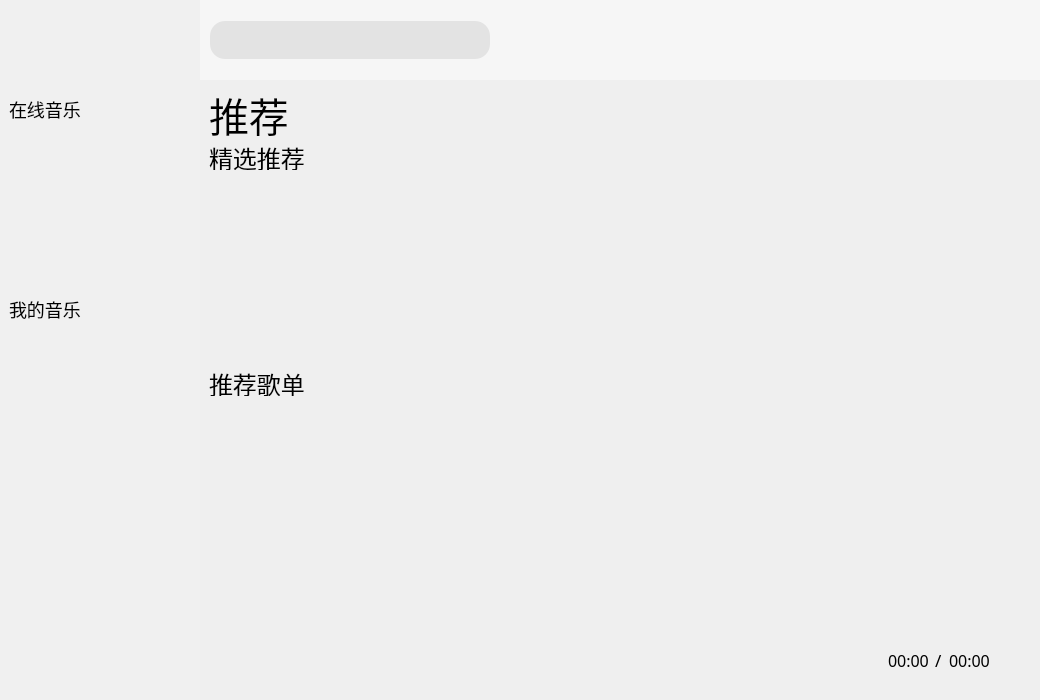
<?xml version="1.0" encoding="UTF-8"?>
<ui version="4.0">
 <class>MusicPlayer</class>
 <widget class="QWidget" name="MusicPlayer">
  <property name="geometry">
   <rect>
    <x>0</x>
    <y>0</y>
    <width>1040</width>
    <height>700</height>
   </rect>
  </property>
  <property name="windowTitle">
   <string>MusicPlayer</string>
  </property>
  <property name="styleSheet">
   <string notr="true"/>
  </property>
  <layout class="QHBoxLayout" name="horizontalLayout">
   <property name="leftMargin">
    <number>0</number>
   </property>
   <property name="topMargin">
    <number>0</number>
   </property>
   <property name="rightMargin">
    <number>0</number>
   </property>
   <property name="bottomMargin">
    <number>0</number>
   </property>
   <item>
    <widget class="QWidget" name="background" native="true">
     <property name="styleSheet">
      <string notr="true"/>
     </property>
     <layout class="QVBoxLayout" name="verticalLayout">
      <property name="spacing">
       <number>0</number>
      </property>
      <property name="leftMargin">
       <number>0</number>
      </property>
      <property name="topMargin">
       <number>0</number>
      </property>
      <property name="rightMargin">
       <number>0</number>
      </property>
      <property name="bottomMargin">
       <number>0</number>
      </property>
      <item>
       <widget class="QWidget" name="head" native="true">
        <property name="minimumSize">
         <size>
          <width>0</width>
          <height>80</height>
         </size>
        </property>
        <property name="maximumSize">
         <size>
          <width>16777215</width>
          <height>80</height>
         </size>
        </property>
        <property name="styleSheet">
         <string notr="true"/>
        </property>
        <layout class="QHBoxLayout" name="horizontalLayout_2">
         <property name="spacing">
          <number>0</number>
         </property>
         <property name="leftMargin">
          <number>0</number>
         </property>
         <property name="topMargin">
          <number>0</number>
         </property>
         <property name="rightMargin">
          <number>0</number>
         </property>
         <property name="bottomMargin">
          <number>0</number>
         </property>
         <item>
          <widget class="QWidget" name="headLeft" native="true">
           <property name="minimumSize">
            <size>
             <width>200</width>
             <height>0</height>
            </size>
           </property>
           <property name="maximumSize">
            <size>
             <width>200</width>
             <height>16777215</height>
            </size>
           </property>
           <property name="styleSheet">
            <string notr="true">#headLeft
{
	background-color: rgb(240,240,240);
}</string>
           </property>
           <layout class="QHBoxLayout" name="horizontalLayout_4">
            <property name="spacing">
             <number>0</number>
            </property>
            <property name="leftMargin">
             <number>0</number>
            </property>
            <property name="topMargin">
             <number>0</number>
            </property>
            <property name="rightMargin">
             <number>0</number>
            </property>
            <property name="bottomMargin">
             <number>0</number>
            </property>
            <item>
             <widget class="QLabel" name="logo">
              <property name="styleSheet">
               <string notr="true">#logo
{
	background-image: url(&quot;:/images/logo.png&quot;);
	background-repeat: no-repeat; /*不重复显示*/
	background-position: center center; /*设置水平和垂直居中*/
}</string>
              </property>
              <property name="text">
               <string/>
              </property>
             </widget>
            </item>
           </layout>
          </widget>
         </item>
         <item>
          <widget class="QWidget" name="headRight" native="true">
           <property name="styleSheet">
            <string notr="true">#headRight
{
	background-color: rgb(246,246,246);
}</string>
           </property>
           <layout class="QHBoxLayout" name="horizontalLayout_3">
            <property name="spacing">
             <number>0</number>
            </property>
            <property name="leftMargin">
             <number>0</number>
            </property>
            <property name="topMargin">
             <number>0</number>
            </property>
            <property name="rightMargin">
             <number>0</number>
            </property>
            <property name="bottomMargin">
             <number>0</number>
            </property>
            <item>
             <widget class="QWidget" name="searchBox" native="true">
              <property name="minimumSize">
               <size>
                <width>300</width>
                <height>0</height>
               </size>
              </property>
              <property name="maximumSize">
               <size>
                <width>300</width>
                <height>16777215</height>
               </size>
              </property>
              <property name="styleSheet">
               <string notr="true"/>
              </property>
              <layout class="QHBoxLayout" name="horizontalLayout_5">
               <item>
                <widget class="QLineEdit" name="searchEdit">
                 <property name="minimumSize">
                  <size>
                   <width>280</width>
                   <height>38</height>
                  </size>
                 </property>
                 <property name="maximumSize">
                  <size>
                   <width>280</width>
                   <height>38</height>
                  </size>
                 </property>
                 <property name="styleSheet">
                  <string notr="true">#searchEdit
{
	background-color: rgb(227,227,227);
	border: none;
	border-radius: 15px;
	padding-left: 15px;
	font-size: 15px;
}</string>
                 </property>
                </widget>
               </item>
              </layout>
             </widget>
            </item>
            <item>
             <widget class="QWidget" name="settingBox" native="true">
              <property name="styleSheet">
               <string notr="true">QPushButton
{
	border: none;
	border-radius: 5px;
	background-repeat: no-repeat;
	background-position: center center;
}

QPushButton:hover
{
	background-color: rgba(198, 198, 198, 0.5);
}</string>
              </property>
              <layout class="QHBoxLayout" name="horizontalLayout_6">
               <item>
                <spacer name="spring">
                 <property name="orientation">
                  <enum>Qt::Vertical</enum>
                 </property>
                 <property name="sizeHint" stdset="0">
                  <size>
                   <width>317</width>
                   <height>20</height>
                  </size>
                 </property>
                </spacer>
               </item>
               <item>
                <widget class="QPushButton" name="skin">
                 <property name="minimumSize">
                  <size>
                   <width>40</width>
                   <height>40</height>
                  </size>
                 </property>
                 <property name="maximumSize">
                  <size>
                   <width>40</width>
                   <height>40</height>
                  </size>
                 </property>
                 <property name="styleSheet">
                  <string notr="true">#skin
{
	background-image: url(&quot;:/images/skin.png&quot;);
}</string>
                 </property>
                 <property name="text">
                  <string/>
                 </property>
                </widget>
               </item>
               <item>
                <widget class="QPushButton" name="min">
                 <property name="minimumSize">
                  <size>
                   <width>40</width>
                   <height>40</height>
                  </size>
                 </property>
                 <property name="maximumSize">
                  <size>
                   <width>40</width>
                   <height>40</height>
                  </size>
                 </property>
                 <property name="styleSheet">
                  <string notr="true">#min
{
	background-image: url(&quot;:/images/min.png&quot;);
}</string>
                 </property>
                 <property name="text">
                  <string/>
                 </property>
                </widget>
               </item>
               <item>
                <widget class="QPushButton" name="max">
                 <property name="minimumSize">
                  <size>
                   <width>40</width>
                   <height>40</height>
                  </size>
                 </property>
                 <property name="maximumSize">
                  <size>
                   <width>40</width>
                   <height>40</height>
                  </size>
                 </property>
                 <property name="styleSheet">
                  <string notr="true">#max
{
	background-image: url(&quot;:/images/max.png&quot;);
}</string>
                 </property>
                 <property name="text">
                  <string/>
                 </property>
                </widget>
               </item>
               <item>
                <widget class="QPushButton" name="quit">
                 <property name="minimumSize">
                  <size>
                   <width>40</width>
                   <height>40</height>
                  </size>
                 </property>
                 <property name="maximumSize">
                  <size>
                   <width>40</width>
                   <height>40</height>
                  </size>
                 </property>
                 <property name="font">
                  <font>
                   <kerning>true</kerning>
                  </font>
                 </property>
                 <property name="styleSheet">
                  <string notr="true">#quit
{
	background-image: url(&quot;:/images/quit.png&quot;);
}</string>
                 </property>
                 <property name="text">
                  <string/>
                 </property>
                </widget>
               </item>
              </layout>
             </widget>
            </item>
           </layout>
          </widget>
         </item>
        </layout>
       </widget>
      </item>
      <item>
       <widget class="QWidget" name="body" native="true">
        <property name="styleSheet">
         <string notr="true"/>
        </property>
        <layout class="QHBoxLayout" name="horizontalLayout_7">
         <property name="spacing">
          <number>0</number>
         </property>
         <property name="leftMargin">
          <number>0</number>
         </property>
         <property name="topMargin">
          <number>0</number>
         </property>
         <property name="rightMargin">
          <number>0</number>
         </property>
         <property name="bottomMargin">
          <number>0</number>
         </property>
         <item>
          <widget class="QWidget" name="bodyLeft" native="true">
           <property name="minimumSize">
            <size>
             <width>200</width>
             <height>0</height>
            </size>
           </property>
           <property name="maximumSize">
            <size>
             <width>200</width>
             <height>16777215</height>
            </size>
           </property>
           <property name="styleSheet">
            <string notr="true">#bodyLeft
{
	background-color: rgb(240,240,240);
}</string>
           </property>
           <layout class="QVBoxLayout" name="verticalLayout_2">
            <property name="spacing">
             <number>0</number>
            </property>
            <property name="leftMargin">
             <number>0</number>
            </property>
            <property name="topMargin">
             <number>0</number>
            </property>
            <property name="rightMargin">
             <number>0</number>
            </property>
            <property name="bottomMargin">
             <number>0</number>
            </property>
            <item>
             <widget class="QWidget" name="ActionList" native="true">
              <property name="minimumSize">
               <size>
                <width>0</width>
                <height>400</height>
               </size>
              </property>
              <property name="maximumSize">
               <size>
                <width>16777215</width>
                <height>400</height>
               </size>
              </property>
              <layout class="QVBoxLayout" name="verticalLayout_3">
               <property name="spacing">
                <number>0</number>
               </property>
               <property name="leftMargin">
                <number>0</number>
               </property>
               <property name="topMargin">
                <number>0</number>
               </property>
               <property name="rightMargin">
                <number>0</number>
               </property>
               <property name="bottomMargin">
                <number>0</number>
               </property>
               <item>
                <widget class="QWidget" name="onlineMusic" native="true">
                 <property name="styleSheet">
                  <string notr="true"/>
                 </property>
                 <layout class="QVBoxLayout" name="verticalLayout_4">
                  <item>
                   <widget class="QLabel" name="onlineLabel">
                    <property name="styleSheet">
                     <string notr="true">#onlineLabel
{
	font-size: 18px;
	font-family: 黑体;
}</string>
                    </property>
                    <property name="text">
                     <string>在线音乐</string>
                    </property>
                   </widget>
                  </item>
                  <item>
                   <widget class="button" name="recommend" native="true">
                    <property name="styleSheet">
                     <string notr="true"/>
                    </property>
                   </widget>
                  </item>
                  <item>
                   <widget class="button" name="radio" native="true">
                    <property name="styleSheet">
                     <string notr="true"/>
                    </property>
                   </widget>
                  </item>
                  <item>
                   <widget class="button" name="musicHall" native="true">
                    <property name="styleSheet">
                     <string notr="true"/>
                    </property>
                   </widget>
                  </item>
                 </layout>
                </widget>
               </item>
               <item>
                <widget class="QWidget" name="myMusic" native="true">
                 <property name="styleSheet">
                  <string notr="true"/>
                 </property>
                 <layout class="QVBoxLayout" name="verticalLayout_5">
                  <item>
                   <widget class="QLabel" name="myMusicLabel">
                    <property name="styleSheet">
                     <string notr="true">#myMusicLabel
{
	font-size: 18px;
	font-family: 黑体;
}</string>
                    </property>
                    <property name="text">
                     <string>我的音乐</string>
                    </property>
                   </widget>
                  </item>
                  <item>
                   <widget class="button" name="like" native="true">
                    <property name="styleSheet">
                     <string notr="true"/>
                    </property>
                   </widget>
                  </item>
                  <item>
                   <widget class="button" name="local" native="true">
                    <property name="styleSheet">
                     <string notr="true"/>
                    </property>
                   </widget>
                  </item>
                  <item>
                   <widget class="button" name="recent" native="true">
                    <property name="styleSheet">
                     <string notr="true"/>
                    </property>
                   </widget>
                  </item>
                 </layout>
                </widget>
               </item>
              </layout>
             </widget>
            </item>
            <item>
             <spacer name="verticalSpacer">
              <property name="orientation">
               <enum>Qt::Vertical</enum>
              </property>
              <property name="sizeHint" stdset="0">
               <size>
                <width>20</width>
                <height>199</height>
               </size>
              </property>
             </spacer>
            </item>
           </layout>
          </widget>
         </item>
         <item>
          <widget class="QWidget" name="bodyRight" native="true">
           <property name="styleSheet">
            <string notr="true"/>
           </property>
           <layout class="QVBoxLayout" name="verticalLayout_6">
            <property name="spacing">
             <number>0</number>
            </property>
            <property name="leftMargin">
             <number>0</number>
            </property>
            <property name="topMargin">
             <number>0</number>
            </property>
            <property name="rightMargin">
             <number>0</number>
            </property>
            <property name="bottomMargin">
             <number>0</number>
            </property>
            <item>
             <widget class="QStackedWidget" name="detailsWindow">
              <widget class="QWidget" name="recommendPage">
               <widget class="QScrollArea" name="scrollArea">
                <property name="geometry">
                 <rect>
                  <x>0</x>
                  <y>0</y>
                  <width>830</width>
                  <height>520</height>
                 </rect>
                </property>
                <property name="minimumSize">
                 <size>
                  <width>830</width>
                  <height>520</height>
                 </size>
                </property>
                <property name="maximumSize">
                 <size>
                  <width>830</width>
                  <height>520</height>
                 </size>
                </property>
                <property name="styleSheet">
                 <string notr="true">#scrollArea
{
	border: none;
}

QScrollBar:vertical 
{
    border: none;
    width: 10px;
}

/*设置中间的滑块的样式*/
QScrollBar::handle:vertical 
{
    background-color: rgba(101,208,109,0.2);
    border-radius: 20px;
	min-height: 10px;
}

/*设置上下两端的按钮的样式*/
QScrollBar::add-line:vertical, QScrollBar::sub-line:vertical 
{
    border: none;
	background: none;
}</string>
                </property>
                <property name="widgetResizable">
                 <bool>true</bool>
                </property>
                <widget class="QWidget" name="scrollAreaWidgetContents_2">
                 <property name="geometry">
                  <rect>
                   <x>0</x>
                   <y>0</y>
                   <width>830</width>
                   <height>520</height>
                  </rect>
                 </property>
                 <layout class="QVBoxLayout" name="verticalLayout_7">
                  <item>
                   <widget class="QLabel" name="recommendText">
                    <property name="minimumSize">
                     <size>
                      <width>0</width>
                      <height>50</height>
                     </size>
                    </property>
                    <property name="maximumSize">
                     <size>
                      <width>16777215</width>
                      <height>50</height>
                     </size>
                    </property>
                    <property name="font">
                     <font>
                      <family>黑体</family>
                      <pointsize>30</pointsize>
                     </font>
                    </property>
                    <property name="text">
                     <string>推荐</string>
                    </property>
                   </widget>
                  </item>
                  <item>
                   <widget class="QLabel" name="goodRecommendText">
                    <property name="minimumSize">
                     <size>
                      <width>0</width>
                      <height>25</height>
                     </size>
                    </property>
                    <property name="maximumSize">
                     <size>
                      <width>16777215</width>
                      <height>25</height>
                     </size>
                    </property>
                    <property name="font">
                     <font>
                      <family>黑体</family>
                      <pointsize>18</pointsize>
                     </font>
                    </property>
                    <property name="text">
                     <string>精选推荐</string>
                    </property>
                   </widget>
                  </item>
                  <item>
                   <widget class="Form" name="goodRecommendList" native="true"/>
                  </item>
                  <item>
                   <widget class="QLabel" name="recommendSongsText">
                    <property name="minimumSize">
                     <size>
                      <width>0</width>
                      <height>25</height>
                     </size>
                    </property>
                    <property name="maximumSize">
                     <size>
                      <width>16777215</width>
                      <height>25</height>
                     </size>
                    </property>
                    <property name="font">
                     <font>
                      <family>黑体</family>
                      <pointsize>18</pointsize>
                     </font>
                    </property>
                    <property name="text">
                     <string>推荐歌单</string>
                    </property>
                   </widget>
                  </item>
                  <item>
                   <widget class="Form" name="recommendSongsList" native="true"/>
                  </item>
                 </layout>
                </widget>
               </widget>
              </widget>
              <widget class="QWidget" name="radioPage"/>
              <widget class="QWidget" name="musicHallPage"/>
              <widget class="Common" name="likePage"/>
              <widget class="Common" name="localPage"/>
              <widget class="Common" name="recentPage"/>
             </widget>
            </item>
            <item>
             <widget class="PlayProgressBar" name="progressBar" native="true">
              <property name="minimumSize">
               <size>
                <width>830</width>
                <height>20</height>
               </size>
              </property>
              <property name="maximumSize">
               <size>
                <width>830</width>
                <height>20</height>
               </size>
              </property>
              <property name="styleSheet">
               <string notr="true"/>
              </property>
             </widget>
            </item>
            <item>
             <widget class="QWidget" name="controller" native="true">
              <property name="minimumSize">
               <size>
                <width>0</width>
                <height>80</height>
               </size>
              </property>
              <property name="maximumSize">
               <size>
                <width>16777215</width>
                <height>80</height>
               </size>
              </property>
              <property name="styleSheet">
               <string notr="true"/>
              </property>
              <layout class="QHBoxLayout" name="horizontalLayout_8">
               <property name="spacing">
                <number>0</number>
               </property>
               <property name="leftMargin">
                <number>0</number>
               </property>
               <property name="topMargin">
                <number>0</number>
               </property>
               <property name="rightMargin">
                <number>0</number>
               </property>
               <property name="bottomMargin">
                <number>0</number>
               </property>
               <item>
                <widget class="QWidget" name="songInfo" native="true">
                 <property name="minimumSize">
                  <size>
                   <width>268</width>
                   <height>0</height>
                  </size>
                 </property>
                 <property name="maximumSize">
                  <size>
                   <width>268</width>
                   <height>16777215</height>
                  </size>
                 </property>
                 <property name="styleSheet">
                  <string notr="true"/>
                 </property>
                 <layout class="QGridLayout" name="gridLayout">
                  <item row="1" column="1">
                   <widget class="QLabel" name="singer">
                    <property name="minimumSize">
                     <size>
                      <width>185</width>
                      <height>0</height>
                     </size>
                    </property>
                    <property name="maximumSize">
                     <size>
                      <width>185</width>
                      <height>16777215</height>
                     </size>
                    </property>
                    <property name="font">
                     <font>
                      <family>黑体</family>
                      <pointsize>12</pointsize>
                     </font>
                    </property>
                    <property name="text">
                     <string/>
                    </property>
                   </widget>
                  </item>
                  <item row="0" column="1">
                   <widget class="QLabel" name="songName">
                    <property name="minimumSize">
                     <size>
                      <width>185</width>
                      <height>0</height>
                     </size>
                    </property>
                    <property name="maximumSize">
                     <size>
                      <width>185</width>
                      <height>16777215</height>
                     </size>
                    </property>
                    <property name="font">
                     <font>
                      <family>黑体</family>
                      <pointsize>12</pointsize>
                     </font>
                    </property>
                    <property name="text">
                     <string/>
                    </property>
                   </widget>
                  </item>
                  <item row="0" column="0" rowspan="2">
                   <widget class="QLabel" name="musicAvatar">
                    <property name="minimumSize">
                     <size>
                      <width>62</width>
                      <height>0</height>
                     </size>
                    </property>
                    <property name="maximumSize">
                     <size>
                      <width>62</width>
                      <height>16777215</height>
                     </size>
                    </property>
                    <property name="text">
                     <string/>
                    </property>
                   </widget>
                  </item>
                 </layout>
                </widget>
               </item>
               <item>
                <widget class="QWidget" name="optionBtn" native="true">
                 <property name="styleSheet">
                  <string notr="true">QPushButton
{
	border: none;
	border-radius: 5px;
	background-repeat: no-repeat;
	background-position: center center;
}

QPushButton:hover
{
	background-color: rgba(198, 198, 198, 0.5);
}</string>
                 </property>
                 <layout class="QHBoxLayout" name="horizontalLayout_9">
                  <item>
                   <widget class="QPushButton" name="playMode">
                    <property name="minimumSize">
                     <size>
                      <width>35</width>
                      <height>35</height>
                     </size>
                    </property>
                    <property name="maximumSize">
                     <size>
                      <width>35</width>
                      <height>35</height>
                     </size>
                    </property>
                    <property name="styleSheet">
                     <string notr="true"/>
                    </property>
                    <property name="text">
                     <string/>
                    </property>
                   </widget>
                  </item>
                  <item>
                   <widget class="QPushButton" name="playUp">
                    <property name="minimumSize">
                     <size>
                      <width>35</width>
                      <height>35</height>
                     </size>
                    </property>
                    <property name="maximumSize">
                     <size>
                      <width>35</width>
                      <height>35</height>
                     </size>
                    </property>
                    <property name="styleSheet">
                     <string notr="true">#playUp
{
	background-image: url(&quot;:/images/up.png&quot;);
}</string>
                    </property>
                    <property name="text">
                     <string/>
                    </property>
                   </widget>
                  </item>
                  <item>
                   <widget class="QPushButton" name="play">
                    <property name="minimumSize">
                     <size>
                      <width>50</width>
                      <height>50</height>
                     </size>
                    </property>
                    <property name="maximumSize">
                     <size>
                      <width>50</width>
                      <height>50</height>
                     </size>
                    </property>
                    <property name="styleSheet">
                     <string notr="true"/>
                    </property>
                    <property name="text">
                     <string/>
                    </property>
                   </widget>
                  </item>
                  <item>
                   <widget class="QPushButton" name="playDown">
                    <property name="minimumSize">
                     <size>
                      <width>35</width>
                      <height>35</height>
                     </size>
                    </property>
                    <property name="maximumSize">
                     <size>
                      <width>35</width>
                      <height>35</height>
                     </size>
                    </property>
                    <property name="styleSheet">
                     <string notr="true">#playDown
{
	background-image: url(&quot;:/images/down.png&quot;);
}</string>
                    </property>
                    <property name="text">
                     <string/>
                    </property>
                   </widget>
                  </item>
                  <item>
                   <widget class="QPushButton" name="voice">
                    <property name="minimumSize">
                     <size>
                      <width>35</width>
                      <height>35</height>
                     </size>
                    </property>
                    <property name="maximumSize">
                     <size>
                      <width>35</width>
                      <height>35</height>
                     </size>
                    </property>
                    <property name="styleSheet">
                     <string notr="true">#voice
{
	background-image: url(&quot;:/images/voice.png&quot;);
}</string>
                    </property>
                    <property name="text">
                     <string/>
                    </property>
                   </widget>
                  </item>
                  <item>
                   <widget class="QPushButton" name="addMusic">
                    <property name="minimumSize">
                     <size>
                      <width>35</width>
                      <height>35</height>
                     </size>
                    </property>
                    <property name="maximumSize">
                     <size>
                      <width>35</width>
                      <height>35</height>
                     </size>
                    </property>
                    <property name="styleSheet">
                     <string notr="true">#addMusic
{
	background-image: url(&quot;:/images/add.png&quot;);
}</string>
                    </property>
                    <property name="text">
                     <string/>
                    </property>
                   </widget>
                  </item>
                 </layout>
                </widget>
               </item>
               <item>
                <widget class="QWidget" name="time" native="true">
                 <property name="minimumSize">
                  <size>
                   <width>268</width>
                   <height>0</height>
                  </size>
                 </property>
                 <property name="maximumSize">
                  <size>
                   <width>268</width>
                   <height>16777215</height>
                  </size>
                 </property>
                 <property name="styleSheet">
                  <string notr="true"/>
                 </property>
                 <layout class="QHBoxLayout" name="horizontalLayout_10">
                  <item>
                   <widget class="QLabel" name="perch">
                    <property name="minimumSize">
                     <size>
                      <width>110</width>
                      <height>0</height>
                     </size>
                    </property>
                    <property name="maximumSize">
                     <size>
                      <width>110</width>
                      <height>16777215</height>
                     </size>
                    </property>
                    <property name="text">
                     <string/>
                    </property>
                   </widget>
                  </item>
                  <item>
                   <widget class="QLabel" name="curTime">
                    <property name="font">
                     <font>
                      <family>黑体</family>
                      <pointsize>12</pointsize>
                     </font>
                    </property>
                    <property name="text">
                     <string>00:00</string>
                    </property>
                   </widget>
                  </item>
                  <item>
                   <widget class="QLabel" name="space">
                    <property name="font">
                     <font>
                      <family>黑体</family>
                      <pointsize>13</pointsize>
                     </font>
                    </property>
                    <property name="text">
                     <string>/</string>
                    </property>
                   </widget>
                  </item>
                  <item>
                   <widget class="QLabel" name="totalTime">
                    <property name="font">
                     <font>
                      <family>黑体</family>
                      <pointsize>12</pointsize>
                     </font>
                    </property>
                    <property name="styleSheet">
                     <string notr="true"/>
                    </property>
                    <property name="text">
                     <string>00:00</string>
                    </property>
                   </widget>
                  </item>
                  <item>
                   <widget class="QPushButton" name="lyrics">
                    <property name="minimumSize">
                     <size>
                      <width>35</width>
                      <height>35</height>
                     </size>
                    </property>
                    <property name="maximumSize">
                     <size>
                      <width>35</width>
                      <height>35</height>
                     </size>
                    </property>
                    <property name="styleSheet">
                     <string notr="true">#lyrics
{
	border: none;
	border-radius: 5px;
}

#lyrics:hover
{
	background-color: rgba(198, 198, 198, 0.5);
}</string>
                    </property>
                    <property name="text">
                     <string/>
                    </property>
                   </widget>
                  </item>
                 </layout>
                </widget>
               </item>
              </layout>
             </widget>
            </item>
           </layout>
          </widget>
         </item>
        </layout>
       </widget>
      </item>
     </layout>
    </widget>
   </item>
  </layout>
 </widget>
 <customwidgets>
  <customwidget>
   <class>button</class>
   <extends>QWidget</extends>
   <header location="global">button.h</header>
   <container>1</container>
  </customwidget>
  <customwidget>
   <class>Form</class>
   <extends>QWidget</extends>
   <header location="global">form.h</header>
   <container>1</container>
  </customwidget>
  <customwidget>
   <class>Common</class>
   <extends>QWidget</extends>
   <header location="global">common.h</header>
   <container>1</container>
  </customwidget>
  <customwidget>
   <class>PlayProgressBar</class>
   <extends>QWidget</extends>
   <header location="global">playprogressbar.h</header>
   <container>1</container>
  </customwidget>
 </customwidgets>
 <resources/>
 <connections/>
</ui>
